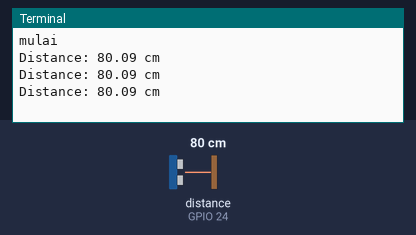
Bench run of a program on a simulated Raspberry Pi (BCM pin numbers). Parts: the last lines printed to the terminal. Inputs (shaded band) come from the test bench; at power-on: distance to the obstacle (sensor on GPIO 24) 80 cm. The echo pulse lasts 58.3 µs per cm; the clock reads 2024-03-15 10:24:30 at power-on unless the program sets it.

Above: at 1.2 s.
1.3 s: distance to the obstacle (sensor on GPIO 24) set to 2 cm
At 1.9 s:
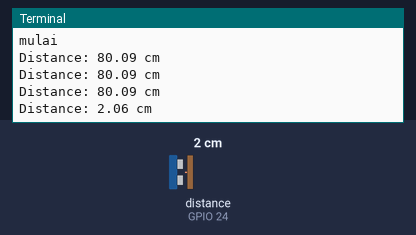
2.8 s: distance to the obstacle (sensor on GPIO 24) set to 4 cm
At 3.4 s:
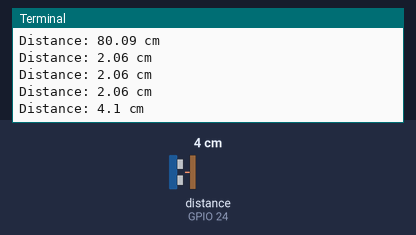
Timing chart, 0 to 5.8 s (numbered marks = the images above; inputs shaded):
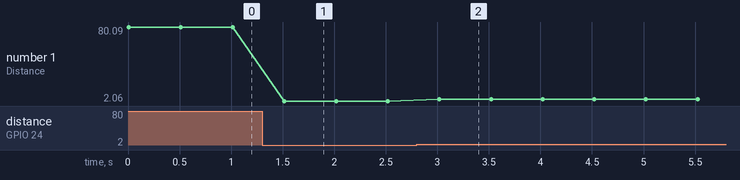

Measured:
- after the input at 1.3 s, the terminal: prints a new line after 0.22 s (image 1)
- after the input at 2.8 s, the terminal: prints a new line after 0.22 s (image 2)
- plotted number 1: 80.09 → 2.06 after the input at 1.3 s, 2.06 → 4.1 after the input at 2.8 s

The program:

ultrasonic.py
```python
import os
import RPi.GPIO as GPIO
import time

#inisiasi pin
GPIO.setmode(GPIO.BCM)

TRIG = 23
ECHO = 24
ulang = 1
print ("mulai")

GPIO.setup(TRIG,GPIO.OUT)
GPIO.setup(ECHO,GPIO.IN)

while 1:
  ulang = 1
  GPIO.output(TRIG,True)
  time.sleep(0.00001)
  GPIO.output(TRIG,False)

  while GPIO.input(ECHO)==0:
    pulse_start = time.time()

  while GPIO.input(ECHO)==1:
    pulse_end = time.time()

  pulse_duration = pulse_end - pulse_start
  distance = pulse_duration * 17150
  distance = round(distance, 2)
  print ("Distance:",distance,"cm")
  time.sleep(0.5)

GPIO.cleanup()
```
